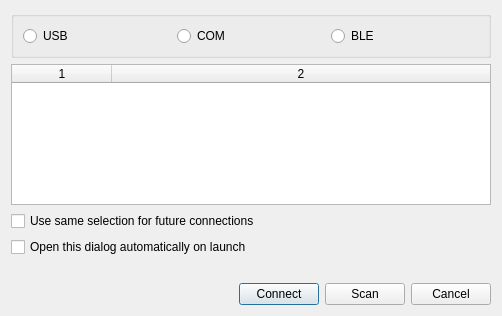
<?xml version="1.0" encoding="UTF-8"?>
<ui version="4.0">
 <class>SelectDeviceDialog</class>
 <widget class="QDialog" name="SelectDeviceDialog">
  <property name="geometry">
   <rect>
    <x>0</x>
    <y>0</y>
    <width>500</width>
    <height>316</height>
   </rect>
  </property>
  <property name="windowTitle">
   <string>Connect Analyzer</string>
  </property>
  <property name="windowIcon">
   <iconset resource="resources/res.qrc">
    <normaloff>:/new/prefix1/AntScopeZ.png</normaloff>:/new/prefix1/AntScopeZ.png</iconset>
  </property>
  <layout class="QGridLayout" name="gridLayout_2">
   <item row="0" column="0">
    <layout class="QVBoxLayout" name="verticalLayout">
     <item>
      <widget class="QGroupBox" name="groupBox">
       <property name="title">
        <string/>
       </property>
       <layout class="QGridLayout" name="gridLayout">
        <item row="0" column="0">
         <widget class="QRadioButton" name="radioButtonUSB">
          <property name="toolTip">
           <string>Select HID device</string>
          </property>
          <property name="text">
           <string>USB</string>
          </property>
         </widget>
        </item>
        <item row="0" column="1">
         <widget class="QRadioButton" name="radioButtonCOM">
          <property name="toolTip">
           <string>Select COM-port</string>
          </property>
          <property name="text">
           <string>COM</string>
          </property>
         </widget>
        </item>
        <item row="0" column="2">
         <widget class="QRadioButton" name="radioButtonBLE">
          <property name="toolTip">
           <string>Select Bluetooth Low Energy device</string>
          </property>
          <property name="text">
           <string>BLE</string>
          </property>
         </widget>
        </item>
       </layout>
      </widget>
     </item>
     <item>
      <widget class="QTableWidget" name="tableWidget">
       <property name="minimumSize">
        <size>
         <width>480</width>
         <height>0</height>
        </size>
       </property>
       <property name="editTriggers">
        <set>QAbstractItemView::DoubleClicked</set>
       </property>
       <property name="selectionMode">
        <enum>QAbstractItemView::SingleSelection</enum>
       </property>
       <property name="selectionBehavior">
        <enum>QAbstractItemView::SelectRows</enum>
       </property>
       <property name="columnCount">
        <number>2</number>
       </property>
       <attribute name="horizontalHeaderStretchLastSection">
        <bool>true</bool>
       </attribute>
       <attribute name="verticalHeaderVisible">
        <bool>false</bool>
       </attribute>
       <column/>
       <column/>
      </widget>
     </item>
     <item>
      <widget class="QCheckBox" name="checkBox">
       <property name="text">
        <string>Use same selection for future connections</string>
       </property>
      </widget>
     </item>
     <item>
      <widget class="QCheckBox" name="checkBoxOpenAtLaunch">
       <property name="toolTip">
        <string>Someone who only wants to review saved .s1p files, with no analyzer connected, shouldn't have to deal with this every time.</string>
       </property>
       <property name="text">
        <string>Open this dialog automatically on launch</string>
       </property>
      </widget>
     </item>
     <item>
      <widget class="QLabel" name="labelSupported">
       <property name="text">
        <string/>
       </property>
      </widget>
     </item>
     <item>
      <layout class="QHBoxLayout" name="horizontalLayout">
       <item>
        <spacer name="horizontalSpacer">
         <property name="orientation">
          <enum>Qt::Horizontal</enum>
         </property>
         <property name="sizeHint" stdset="0">
          <size>
           <width>40</width>
           <height>20</height>
          </size>
         </property>
        </spacer>
       </item>
       <item>
        <widget class="QPushButton" name="pushButtonConnect">
         <property name="text">
          <string>Connect</string>
         </property>
        </widget>
       </item>
       <item>
        <widget class="QPushButton" name="pushButtonScan">
         <property name="text">
          <string>Scan</string>
         </property>
        </widget>
       </item>
       <item>
        <widget class="QPushButton" name="pushButtonCancel">
         <property name="text">
          <string>Cancel</string>
         </property>
        </widget>
       </item>
      </layout>
     </item>
    </layout>
   </item>
  </layout>
 </widget>
 <resources>
  <include location="resources/res.qrc"/>
 </resources>
 <connections/>
</ui>
